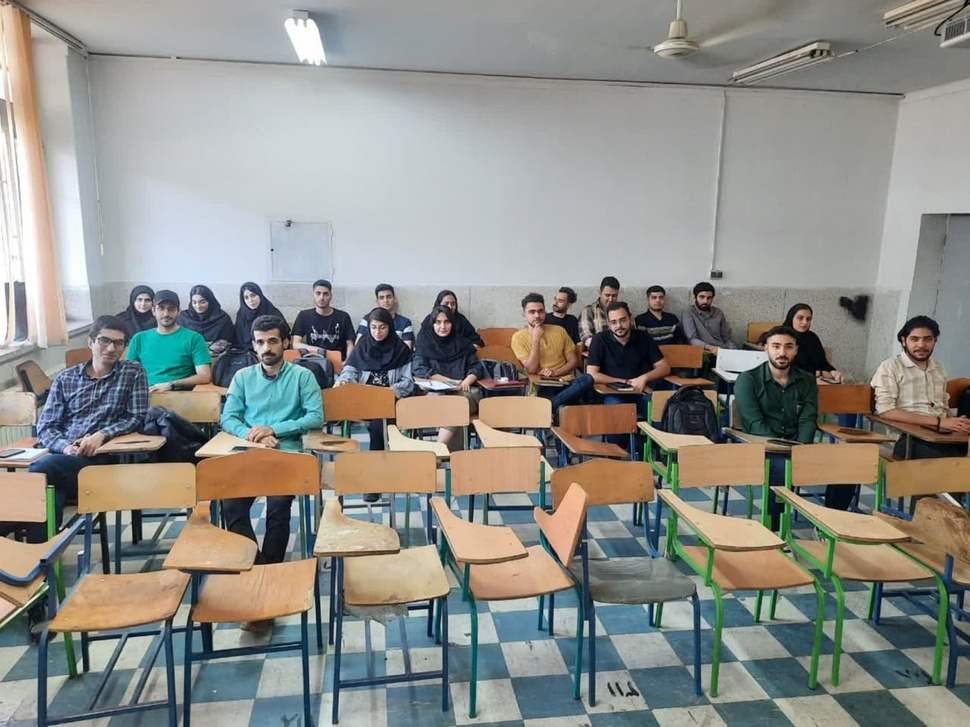
%> input picture HW5 - Face Detection/picture.jpg, 970 x 727 px, shrunk from 1280 x 959 before the run
$ octave --eval "result = rec_skin('../HW5 - Face Detection/picture.jpg');"   (GNU Octave 9; MATLAB toolbox functions it lacks are replaced by stand-ins)
%> lines starting %> are read from the running program, lines starting %| are printed output that depends on the picture; in (x1, y1, x2, y2) boxes, pixels count from 0 and x2, y2 are one past the last pixel; in counts of white or black regions, pixels touching at a corner belong together; the program's own positions count from 1
### HW1-Skin Detection/rec_rgb.m
function result = rec_rgb(im)
    result = uint8(zeros(size(im,1), size(im,2), size(im,3)));
    R = im(:,:,1);
    G = im(:,:,2);
    B = im(:,:,3);

    inv_avg_R = 1/(mean(mean(R)));
    inv_avg_G = 1/(mean(mean(G)));
    inv_avg_B = 1/(mean(mean(B)));

    inv_max_RGB = max(max(inv_avg_R, inv_avg_G), inv_avg_B);
    inv_avg_R = inv_avg_R/inv_max_RGB;
    inv_avg_G = inv_avg_G/inv_max_RGB;
    inv_avg_B = inv_avg_B/inv_max_RGB;

     result(:,:,1) = R*inv_avg_R;
     result(:,:,2) = G*inv_avg_G;
     result(:,:,3) = B*inv_avg_B;
end

### HW1-Skin Detection/rec_skin.m
function [b_sk_map] = rec_skin(f_name)
%> called with f_name = '../HW5 - Face Detection/picture.jpg'
    in_img = imread(f_name);
%> in_img is the input picture: size 727x970x3 uint8; mean R, G, B 141.1, 142.2, 136.9
    h_img = size(in_img,1);
%> h_img = 727
    w_img = size(in_img,2);
%> w_img = 970
    b_sk_map = zeros(h_img,w_img);
    RGB_image = rec_rgb(in_img);
%> in rec_rgb, `R = im(:,:,1);`:
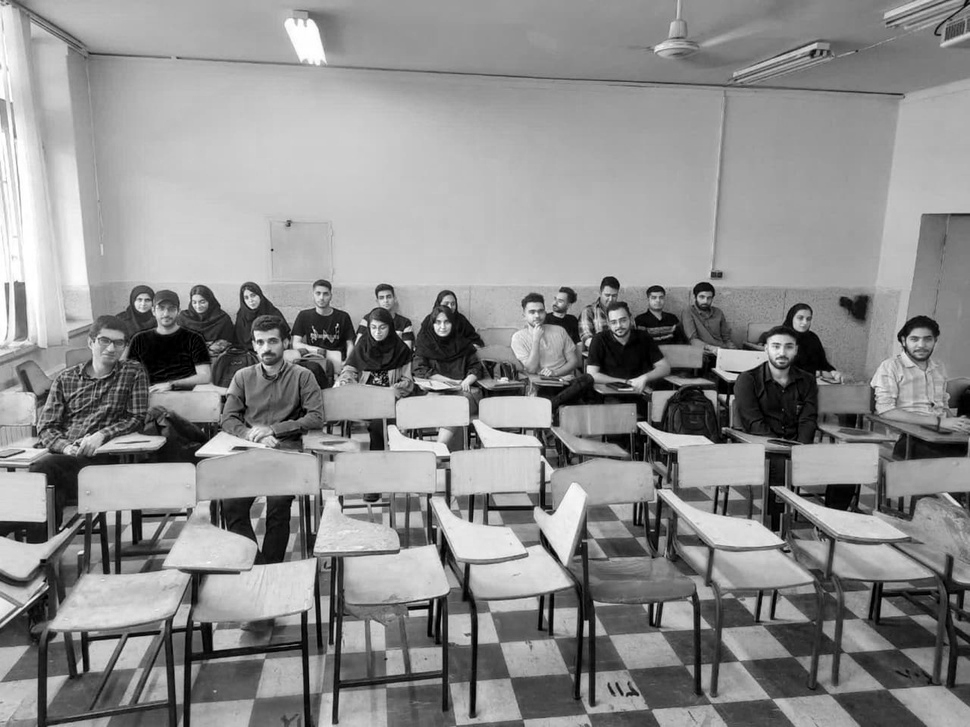
%> R: size 727x970 uint8; min 0, max 255, mean 141.1
%> in rec_rgb, `B = im(:,:,3);`:
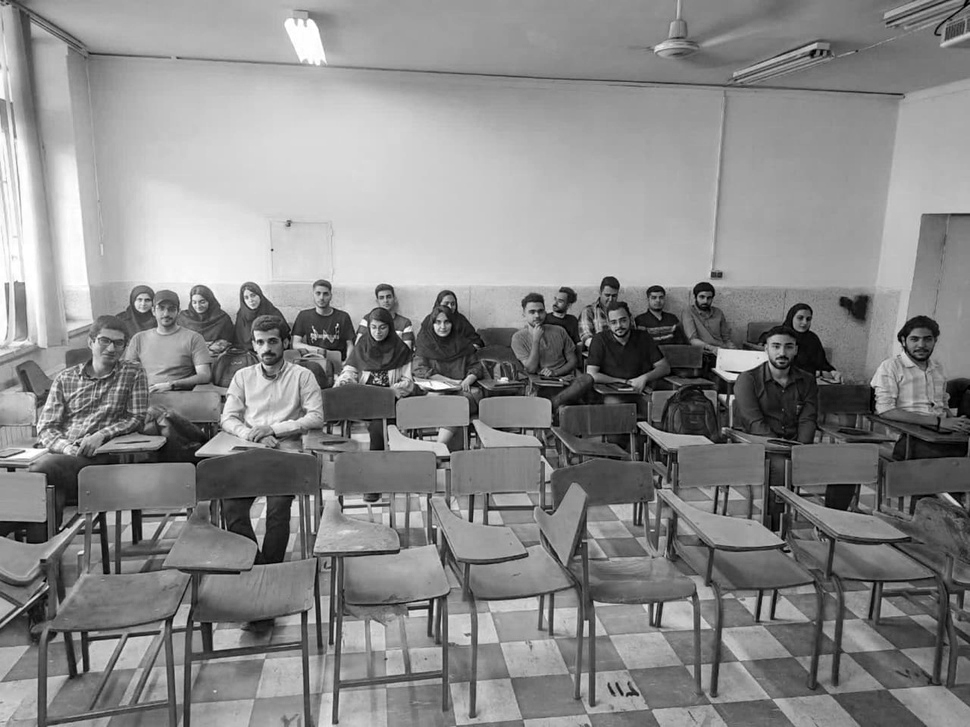
%> B: size 727x970 uint8; min 0, max 255, mean 136.9
%> in rec_rgb, `inv_avg_R = 1/(mean(mean(R)));`: inv_avg_R = 0.00709
%> in rec_rgb, `inv_avg_G = 1/(mean(mean(G)));`: inv_avg_G = 0.00703
%> in rec_rgb, `inv_avg_B = 1/(mean(mean(B)));`: inv_avg_B = 0.00731
%> in rec_rgb, `inv_avg_R = inv_avg_R/inv_max_RGB;`: inv_avg_R = 0.97
%> in rec_rgb, `inv_avg_G = inv_avg_G/inv_max_RGB;`: inv_avg_G = 0.962
%> in rec_rgb, `inv_avg_B = inv_avg_B/inv_max_RGB;`: inv_avg_B = 1
%> in rec_rgb, `result(:,:,1) = R*inv_avg_R;`:
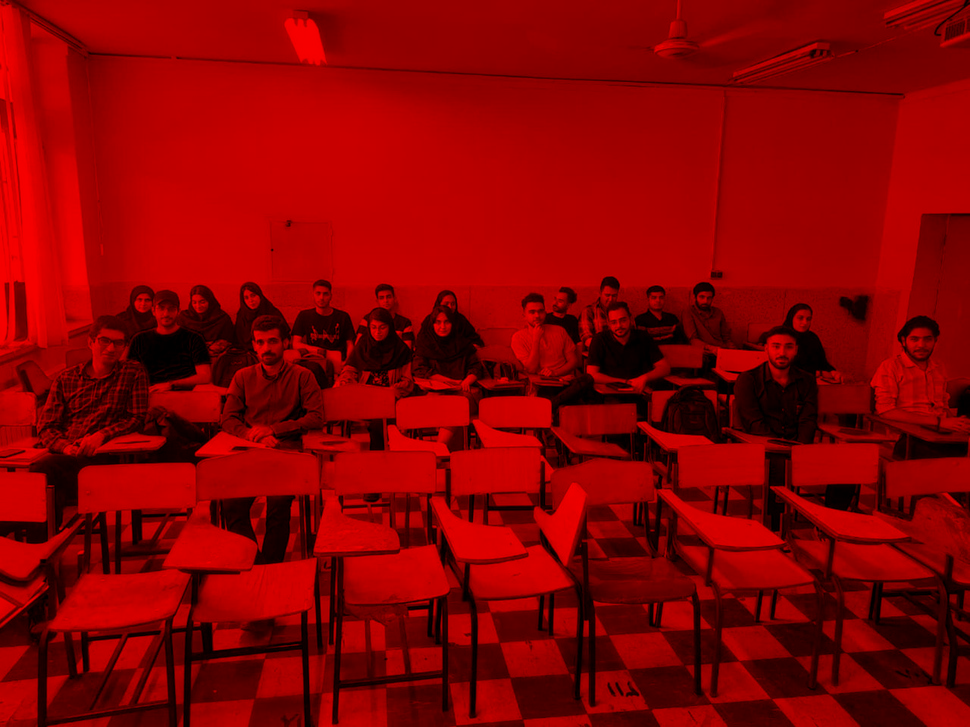
%> result: size 727x970x3 uint8; mean R, G, B 136.9, 0, 0
%> in rec_rgb, `result(:,:,2) = G*inv_avg_G;`:
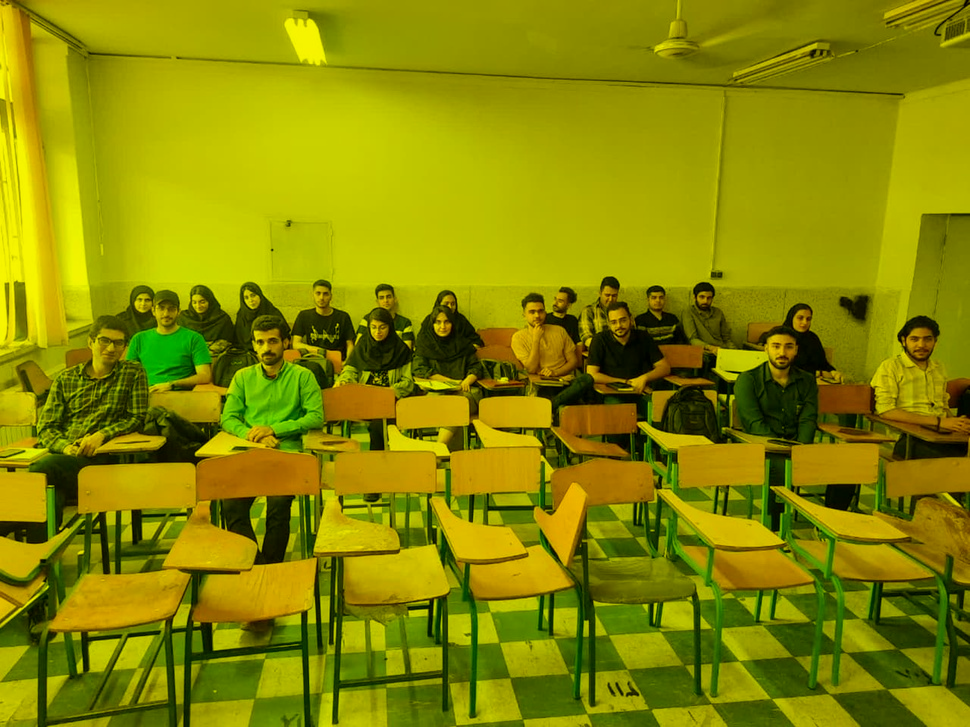
%> result: size 727x970x3 uint8; mean R, G, B 136.9, 136.9, 0
    image_ycbcr = rgb2ycbcr(RGB_image);
%> image_ycbcr: size 727x970x3 uint8; mean of channels 1, 2, 3 133.6, 128, 128
    Cb = image_ycbcr(:,:,2);
    Cr = image_ycbcr(:,:,3);
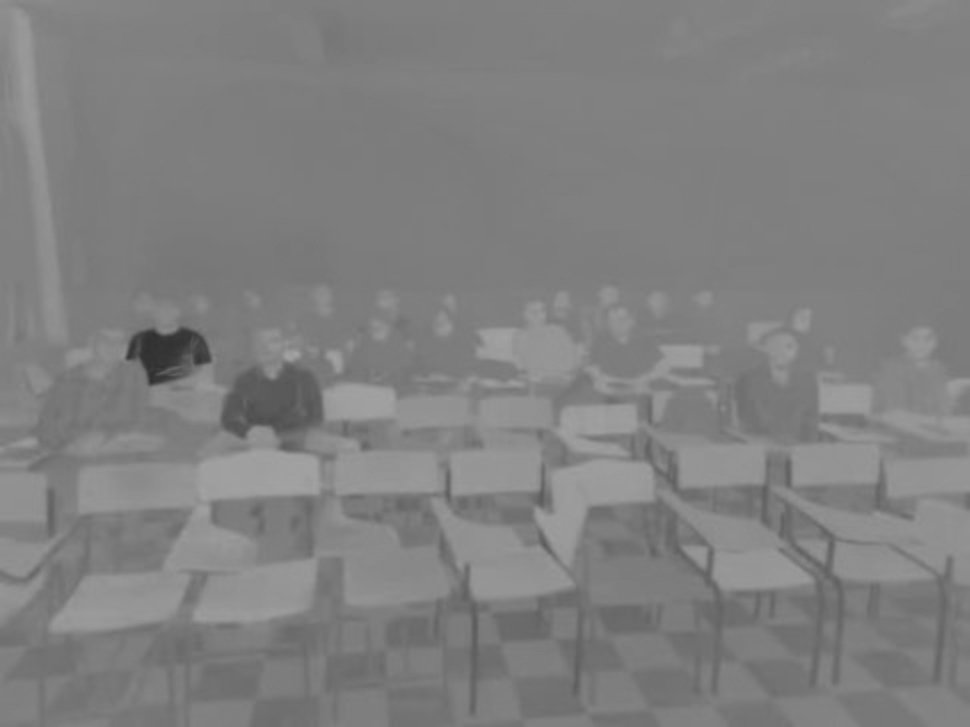
%> Cr: size 727x970 uint8; min 47, max 164, mean 128
    [r,c,~] = find(Cb>=77 & Cb<=127 & Cr>=133 & Cr<=173);
%> r = 150017 values from 1 to 697; c = 150017 values from 1 to 970
    i = size(r,1);
%> i = 150017
    for i=1:i
        b_sk_map(r(i),c(i)) = 1;
    end
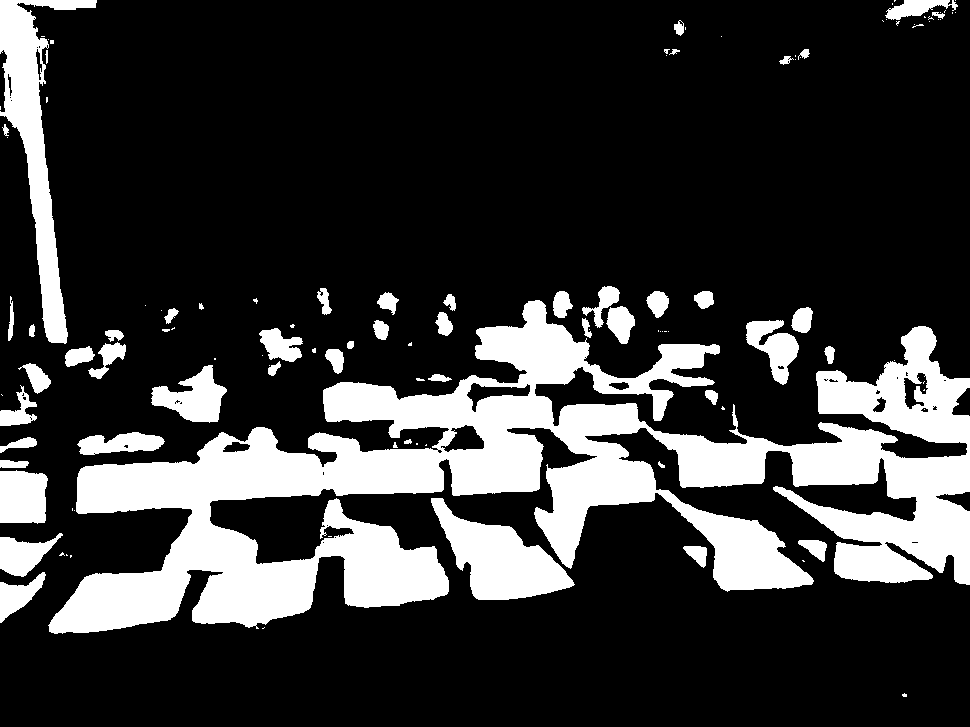
%> b_sk_map: size 727x970 double; values 0 (black) and 1 (white), 21.3% white; 117 white regions (64 under 20 px), largest, box (x1, y1, x2, y2) and area: (48, 300, 970, 634) 112252, (0, 0, 97, 344) 9394, (431, 498, 575, 600) 6925
    imshow(in_img);
    figure; imshow(b_sk_map);
end
